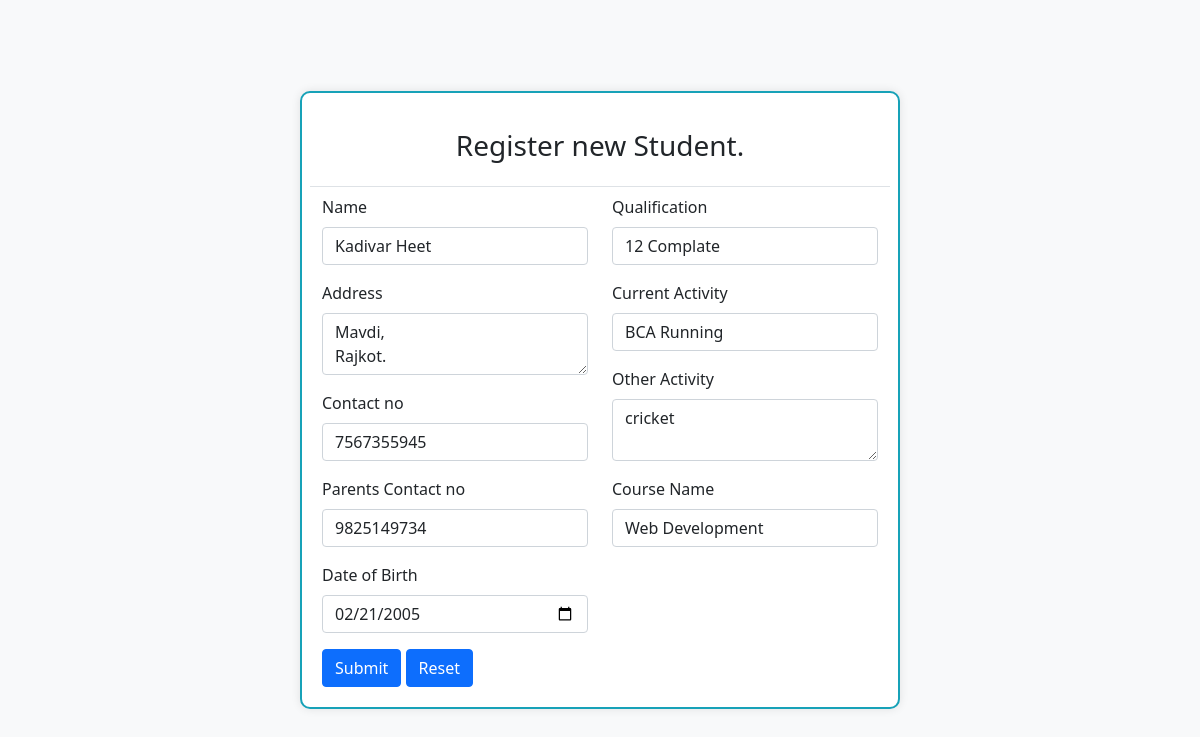
The app's page /Student_Edit.php?id=2 with its own data.
### tables this page shows
CREATE TABLE `student_form` (
  `id` int(11) NOT NULL,
  `name` varchar(70) NOT NULL,
  `address` varchar(255) NOT NULL,
  `contact` varchar(12) NOT NULL,
  `parenetcontact` varchar(12) NOT NULL,
  `dob` varchar(12) NOT NULL,
  `qualification` varchar(50) NOT NULL,
  `activity` varchar(60) NOT NULL,
  `otheractivity` varchar(60) NOT NULL,
  `course` varchar(30) NOT NULL,
  `created_at` timestamp NOT NULL DEFAULT current_timestamp(),
  `updated_at` timestamp NOT NULL DEFAULT current_timestamp() ON UPDATE current_timestamp()
);

### Student_Edit.php (the view, shortened to what this page needs)
<?php
    require 'Connection.php';
    $id = $_REQUEST['id'];
    $qry = "SELECT * FROM `student_form` WHERE `id`='$id'";
    $run = mysqli_query($conn,$qry);
    $data = mysqli_fetch_array($run);
?>
<!DOCTYPE html>
<html lang="en">
<head>
    <link rel="stylesheet" href="https://maxcdn.bootstrapcdn.com/bootstrap/4.5.2/css/bootstrap.min.css">
    <link href="https://cdn.jsdelivr.net/npm/bootstrap@5.0.2/dist/css/bootstrap.min.css" rel="stylesheet">
</head>
<body>
    <div class="container center-box">
        <form method="POST" action="Student_Edition.php">
        <div class="row">
                <div class="col-md-12 p-3 text-center mb-2 border-bottom">
                    <h3>Register new Student.</h3>
                </div>
            </div>
            <div class="row ">
                <div class="col-md-6">
            <div class="form-group">
                <label for="name">Name</label>
                <input type="text" class="form-control" id="name" name="name" value="<?php echo $data['name']; ?>" placeholder="Enter your name" required>
            </div>
            <div class="form-group">
                <label for="address">Address</label>
                <textarea class="form-control" id="address" name="address" value="" placeholder="Enter Address" required><?php echo $data['address']; ?></textarea>
            </div>
            <div class="form-group">
                <label for="contact">Contact no</label>
                <input type="tel" class="form-control" id="contact" name="contact" value="<?php echo $data['contact']; ?>" placeholder="Enter your contact number" required>
            </div>
            <div class="form-group">
                <label for="contact">Parents Contact no</label>
                <input type="tel" class="form-control" id="contact" name="parenetcontact" value="<?php echo $data['parenetcontact']; ?>" placeholder="Enter your contact number" required>
            </div>
            <div class="form-group">
                <label for="dob">Date of Birth</label>
                <input type="date" class="form-control" id="dob" name="dob" value="<?php echo $data['dob']; ?>" required>
            </div>
        </div>
        <div class="col-md-6">
            <div class="form-group">
                <label for="qualification">Qualification</label>
                <input type="text" class="form-control" id="qualification" name="qualification" value="<?php echo $data['qualification']; ?>" placeholder="Enter your qualification" required>
            </div>
            <div class="form-group">
                <label for="activity">Current Activity</label>
                <input type="text" class="form-control" id="activity" name="activity" value="<?php echo $data['activity']; ?>" placeholder="Enter your current activity" required>
            </div>
            <div class="form-group">
                <label for="otheractivity">Other Activity</label>
                <textarea class="form-control" id="otheractivity" name="otheractivity"   placeholder="Enter Your Activity"><?php echo $data['otheractivity']; ?></textarea>
            </div>
            <div class="form-group">
                <label for="course">Course Name</label>
                <select class="form-control" id="course" name="course"  required>
                    <option value="Web Development"  <?php echo ($data['course'] == "Web Development") ? 'selected': ''; ?>>Web Development</option>
                </select>
            </div>
    </div>
    </div>
            <button type="submit" class="btn btn-primary" name="update">Submit</button>
            <button type="reset" class="btn btn-primary">Reset</button>
        </form>
</div>
</body>
</html>

### Student_Edit.php (style rules this page uses)
body { display: flex; align-items: center; justify-content: center; height: 100vh; margin: 0; background-color: #f8f9fa; }
.center-box { max-width: 600px; border: 2px solid #17a2b8; border-radius: 10px; padding: 20px; background-color: #fff; box-shadow: 0 0 10px rgba(0,0,0,0.1); animation: fadeInUp 0.5s ease-out; }

### records on screen
student_form: name "Kadivar Heet", address "Mavdi, Rajkot.", contact "7567355945", parenetcontact "9825149734", dob "02/21/2005", qualification "12 Complate", activity "BCA Running", otheractivity "cricket", course "Web Development"
